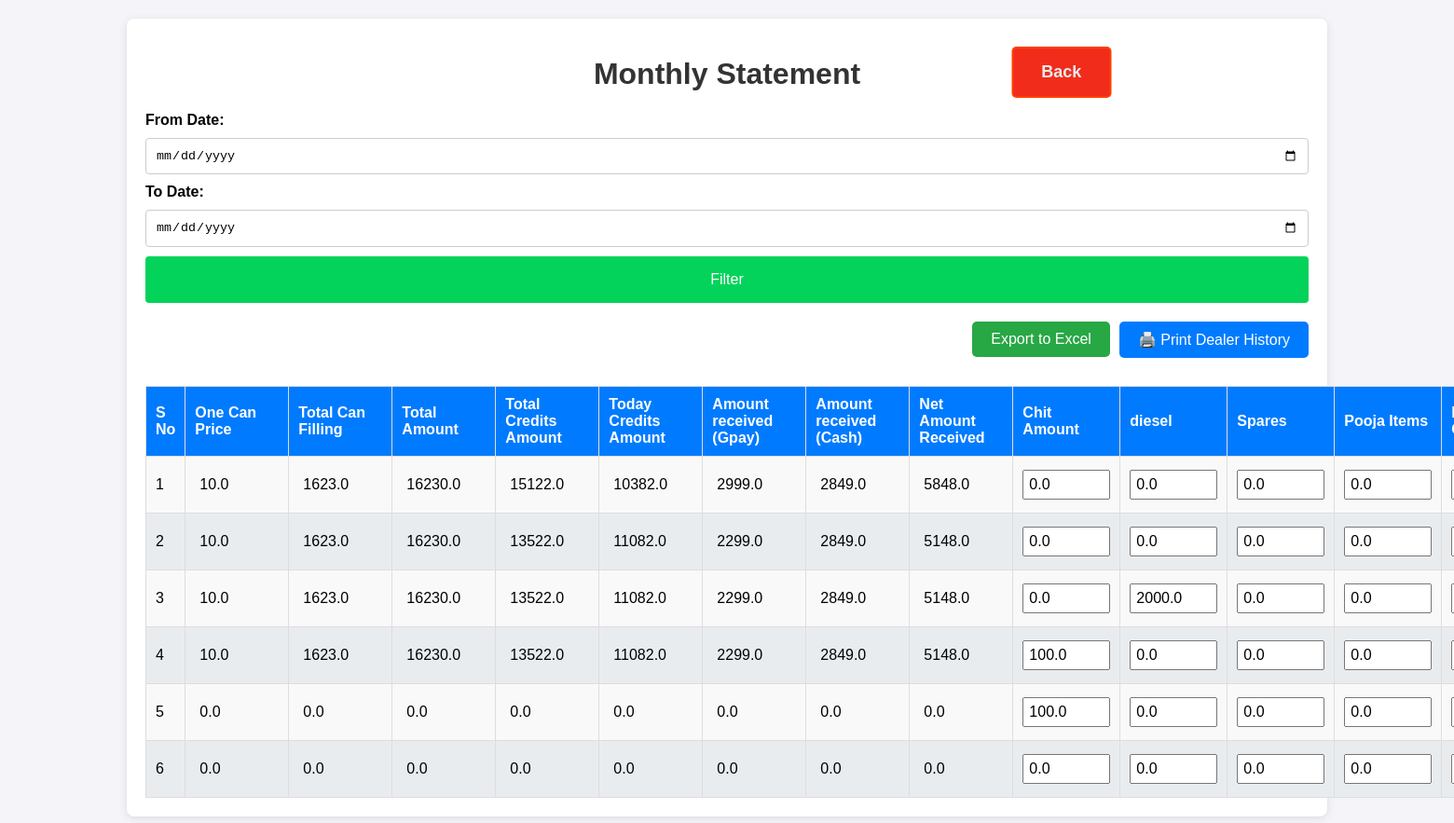
The page /monthly_statement on the database its author committed.
### app.py (models this page shows, shortened)
class DailyAccounts(db.Model):
    id = db.Column(db.Integer, primary_key=True)
    timestamp = db.Column(db.DateTime, default=datetime.now)
    date = db.Column(db.Date, nullable=False, default=date.today)
    one_can_price = db.Column(db.Float, default=0)
    total_can_filling = db.Column(db.Float, default=0)
    total_amount = db.Column(db.Float, default=0)
    total_credit_amount = db.Column(db.Float, default=0)
    today_credit_amount = db.Column(db.Float, default=0)
    amount_gpay = db.Column(db.Float, default=0)
    amount_cash = db.Column(db.Float, default=0)
    net_recevied_amount = db.Column(db.Float, default=0)
    chit_amount = db.Column(db.Float, default=0)
    diesel = db.Column(db.Float, default=0)
    chit_amount = db.Column(db.Float, default=0)
    diesel = db.Column(db.Float, default=0)
    spares = db.Column(db.Float, default=0)
    pooja_items = db.Column(db.Float, default=0)
    milk_and_others = db.Column(db.Float, default=0)
    salary_advance = db.Column(db.Float, default=0)
    salary = db.Column(db.Float, default=0)
    eb = db.Column(db.Float, default=0)
    service_labour = db.Column(db.Float, default=0)
    stationaries = db.Column(db.Float, default=0)
    sunday_ots = db.Column(db.Float, default=0)
    others_expenses = db.Column(db.Float, default=0)
    total_expenses = db.Column(db.Float, default=0)
    net_amount_remaining = db.Column(db.Float, default=0)
    net_cash_remaining = db.Column(db.Float, default=0)
    @property
    def formatted_date(self):
        return self.date.strftime("%d-%m-%Y")  # Format the date

### app.py (the view)
@app.route('/monthly_statement', methods=['GET', 'POST'])
def monthly_statement():
    filtered_data = get_filtered_data_daily_accounts(request)
    date_from = request.args.get('date_from', '')
    date_to = request.args.get('date_to', '')
    return render_template('monthly_statement.html', date_from=date_from, date_to=date_to, statements=filtered_data)

### app.py (called while the page is built)
def get_filtered_data_daily_accounts(request):
    date_from = request.args.get('date_from', '')
    date_to = request.args.get('date_to', '')
    filter_button = request.args.get('filter_button', '')
    query = DailyAccounts.query
    if filter_button:
        if date_from:
            date_from_dt = datetime.strptime(date_from, '%Y-%m-%d')
            query = query.filter(DailyAccounts.timestamp >= date_from_dt)
        if date_to:
            date_to_dt = datetime.strptime(date_to, '%Y-%m-%d')
            query = query.filter(DailyAccounts.timestamp <= date_to_dt+timedelta(days=1))
    else:
        now = datetime.now()
        first_day_of_month = datetime(now.year, now.month, 1)
        query = query.filter(DailyAccounts.timestamp >= first_day_of_month)
        pass
    filtered_data = query.order_by(DailyAccounts.timestamp.desc()).all()
    return filtered_data

### templates/monthly_statement.html (shortened to what this page needs)
<!DOCTYPE html>
<html lang="en">
<head>
    <link rel="stylesheet" href="/static/styles.css">
</head>
<body>
    <div class="container history_container dealer_details_data item_management_data monthly_statement">
        <h1>Monthly Statement</h1>
        <a href="/" class="back">Back</a>
        <form method="GET" class="form">
            <label for="date_from">From Date:</label>
            <input type="date" id="date_from" name="date_from" value="{{ date_from }}">
            <label for="date_to">To Date:</label>
            <input type="date" id="date_to" name="date_to" value="{{ date_to }}">
            <button type="submit" name="filter_button" value="submit" class="btn">Filter</button>
        </form>
<div class="export-options hide-on-print">
            <form action="/export_monthly_statement" method="get">
                <button type="submit" class="export-button">Export to Excel</button>
            </form>
            <div style="text-align: right; margin-bottom: 10px;">
                <button class="print_btn" onclick="window.print()">
                    🖨️ Print Dealer History
                </button>
            </div>
        </div>
        <table class="history_data" >
            <thead>
                <tr>
                    <th>S No</th>
                    <th>One Can Price</th>
                    <th>Total Can Filling </th>
                    <th>Total Amount</th>
                    <th>Total Credits Amount</th>
                    <th>Today Credits Amount</th>
                    <th>Amount received (Gpay)</th>
                    <th>Amount received (Cash)</th>
                    <th>Net Amount Received</th>
                    <th>Chit Amount</th>
                    <th>diesel</th>
                    <th>Spares</th>
                    <th>Pooja Items</th>
                    <th>Milk and Others</th>
                    <th class="action">Actions</th></tr>
            </thead>
            <tbody>
                {% for statement in statements %}
                <tr>
                    <td>
                        <form method="POST" action="{{ url_for('edit_monthly_statement', statement_id=statement.id) }}">
                            {{loop.index}}
                    </td>
                    <td>
                            <input class="form-control item-number" type="number" step="0.01" name="one_can_price" value="{{ statement.one_can_price }}" required readonly>
                    </td>
                    <td>
                            <input class="form-control item-number" type="number" step="0.01" name="total_can_filling" value="{{ statement.total_can_filling }}" required readonly>
                    </td>
                    <td>
                            <input class="form-control item-number" type="number" step="0.01" name="total_amount" value="{{ statement.total_amount }}" required readonly>
                    </td>
                    <td>
                            <input class="form-control item-number" type="number" step="0.01" name="total_credit_amount" value="{{ statement.total_credit_amount }}" required readonly>
                    </td>
                    <td>
                            <input class="form-control item-number" type="number" step="0.01" name="today_credit_amount" value="{{ statement.today_credit_amount }}" required readonly>
                    </td>
                    <td>
                            <input class="form-control item-number" type="number" step="0.01" name="amount_gpay" value="{{ statement.amount_gpay }}" required readonly>
                    </td>
                    <td>
                            <input class="form-control item-number" type="number" step="0.01" name="amount_cash" value="{{ statement.amount_cash }}" required readonly>
                    </td>
                    <td>
                            <input class="form-control item-number" type="number" step="0.01" name="net_recevied_amount" value="{{ statement.net_recevied_amount }}" required readonly>
                    </td>
                    <td>
                            <input class="form-control item-number" type="number" step="0.01" name="chit_amount" value="{{ statement.chit_amount }}" required>
                    </td>
                    <td>
                            <input class="form-control item-number" type="number" step="0.01" name="diesel" value="{{ statement.diesel }}" required>
                    </td>
                    <td>
                            <input class="form-control item-number" type="number" step="0.01" name="spares" value="{{ statement.spares }}" required>
                    </td>
                    <td>
                            <input class="form-control item-number" type="number" step="0.01" name="pooja_items" value="{{ statement.pooja_items }}" required>
                    </td>
                    <td>
                            <input class="form-control item-number" type="number" step="0.01" name="milk_and_others" value="{{ statement.milk_and_others }}" required>
                    </td>
                </tr>
                {% endfor %}
            </tbody>
        </table>
    </div>
</body>
</html>

### static/styles.css (style rules this page uses)
body { font-family: Arial, sans-serif; background-color: #f4f4f9; margin: 0; padding: 0; }
.container { max-width: 800px; margin: 20px auto; background: #fff; padding: 20px; border-radius: 8px; box-shadow: 0 2px 10px rgba(0, 0, 0, 0.1); }
.history_container { max-width: 1000px; }
.monthly_statement { max-width: 80%; }
h1, h2 { color: #333; text-align: center; }
.form { display: flex; flex-direction: column; gap: 10px; margin-bottom: 20px; }
.form label { font-weight: bold; }
.form input { padding: 10px; border: 1px solid #ccc; border-radius: 4px; }
.btn { background-color: #03d35a; color: #fff; border: none; padding: 10px; border-radius: 4px; cursor: pointer; font-size: medium; height: 50px; }
table { width: 100%; border-collapse: collapse; margin-top: 10px; }
table th, table td { padding: 10px; border: 1px solid #ddd; text-align: left; }
table th { background-color: #007bff; color: white; }
table tbody tr:nth-child(odd) { background-color: #f9f9f9; }
table tbody tr:nth-child(even) { background-color: #e9ecef; }
a { display: inline-block; padding: 15px 30px; font-size: 18px; font-weight: bold; text-align: center; text-decoration: none; background-color: #007bff; color: white; border-radius: 5px; border: 2px solid #007bff; transition: all 0.3s ease; position: absolute; left: 50%; transform: translateX(-50%); transition: transform 0.2s, background-color 0.2s; }
.back { background-color: #f22c1a; border: 2px solid #ff4000; top: 50px; left: 73%; }
.history_data input[readonly], .dealer_accounts input[readonly] { background-color: transparent; border: none; font-size: 16px; }
.history_data input, .dealer_accounts input { width: 50px; padding: 5px; font-size: 16px; }
.dealer_details_data .back { color: #e9ecef; text-decoration: none; }
.dealer_details_data table input { width: 200px; }
.item_management_data .item-number { width: 100px; }
.monthly_statement .item-number { width: 80px; }
.export-options { display: flex; justify-content: right; gap: 10px; margin-bottom: 20px; }
.export-options .export-button { all: unset; background-color: #28a745; color: white; cursor: pointer; padding: 10px 20px; text-decoration: none; border-radius: 5px; transition: background-color 0.2s, transform 0.2s; }
.print_btn { all: unset; background-color: #007bff; color: white; cursor: pointer; padding: 10px 20px; text-decoration: none; border-radius: 5px; transition: background-color 0.2s, transform 0.2s; }

### rows shown on the page
DailyAccounts: one_can_price "10.0", total_can_filling "1623.0", total_amount "16230.0", total_credit_amount "15122.0", today_credit_amount "10382.0", amount_gpay "2999.0", amount_cash "2849.0", net_recevied_amount "5848.0", chit_amount "0.0", diesel "0.0", spares "0.0", pooja_items "0.0", milk_and_others "0.0"
DailyAccounts: one_can_price "10.0", total_can_filling "1623.0", total_amount "16230.0", total_credit_amount "13522.0", today_credit_amount "11082.0", amount_gpay "2299.0", amount_cash "2849.0", net_recevied_amount "5148.0", chit_amount "0.0", diesel "0.0", spares "0.0", pooja_items "0.0", milk_and_others "0.0"
DailyAccounts: one_can_price "10.0", total_can_filling "1623.0", total_amount "16230.0", total_credit_amount "13522.0", today_credit_amount "11082.0", amount_gpay "2299.0", amount_cash "2849.0", net_recevied_amount "5148.0", chit_amount "0.0", diesel "2000.0", spares "0.0", pooja_items "0.0", milk_and_others "0.0"
DailyAccounts: one_can_price "10.0", total_can_filling "1623.0", total_amount "16230.0", total_credit_amount "13522.0", today_credit_amount "11082.0", amount_gpay "2299.0", amount_cash "2849.0", net_recevied_amount "5148.0", chit_amount "100.0", diesel "0.0", spares "0.0", pooja_items "0.0", milk_and_others "0.0"
DailyAccounts: one_can_price "0.0", total_can_filling "0.0", total_amount "0.0", total_credit_amount "0.0", today_credit_amount "0.0", amount_gpay "0.0", amount_cash "0.0", net_recevied_amount "0.0", chit_amount "100.0", diesel "0.0", spares "0.0", pooja_items "0.0", milk_and_others "0.0"
DailyAccounts: one_can_price "0.0", total_can_filling "0.0", total_amount "0.0", total_credit_amount "0.0", today_credit_amount "0.0", amount_gpay "0.0", amount_cash "0.0", net_recevied_amount "0.0", chit_amount "0.0", diesel "0.0", spares "0.0", pooja_items "0.0", milk_and_others "0.0"
